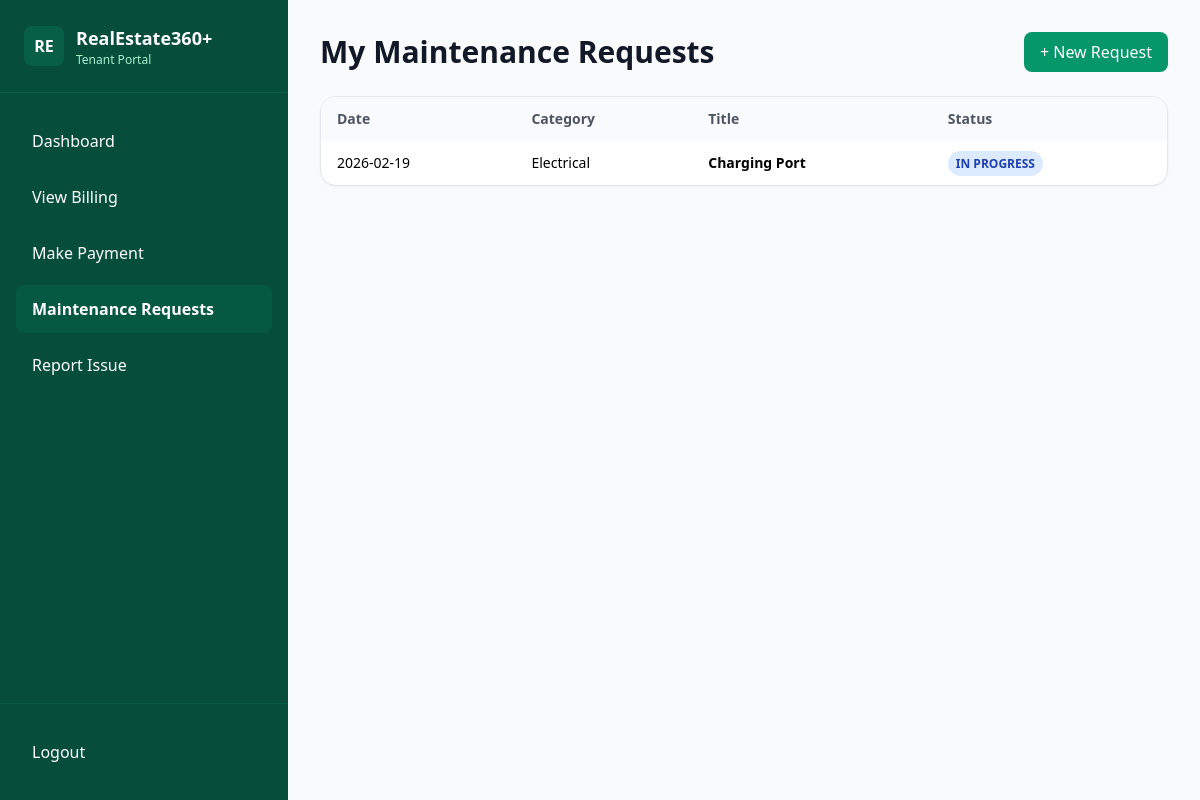
Page /maintenance/ (signed in) on the committed database.
### maintenance/models.py (models this page shows, shortened)
class MaintenanceRequest(models.Model):
    CATEGORY_CHOICES = [
        ("PLUMBING", "Plumbing"),
        ("ELECTRICAL", "Electrical"),
        ("STRUCTURAL", "Structural"),
        ("OTHER", "Other"),
    ]
    STATUS_CHOICES = [
        ("OPEN", "Open"),
        ("IN_PROGRESS", "In Progress"),
        ("RESOLVED", "Resolved"),
        ("CLOSED", "Closed"),
    ]
    PRIORITY_CHOICES = [
        ("LOW", "Low"),
        ("MEDIUM", "Medium"),
        ("HIGH", "High"),
        ("URGENT", "Urgent"),
    ]
    tenant = models.ForeignKey(settings.AUTH_USER_MODEL, on_delete=models.CASCADE, related_name="maintenance_requests")
    lease = models.ForeignKey(Lease, on_delete=models.SET_NULL, null=True, blank=True, related_name="maintenance_requests")
    category = models.CharField(max_length=20, choices=CATEGORY_CHOICES)
    title = models.CharField(max_length=120)
    description = models.TextField()
    status = models.CharField(max_length=20, choices=STATUS_CHOICES, default="OPEN")
    priority = models.CharField(max_length=10, choices=PRIORITY_CHOICES, default="MEDIUM")
    created_at = models.DateTimeField(auto_now_add=True)
    updated_at = models.DateTimeField(auto_now=True)

### maintenance/views.py (the view)
# urls.py: path("", maintenance_list, name="maintenance_list"),
@login_required
def maintenance_list(request):
    user = request.user
    qs = MaintenanceRequest.objects.filter(tenant=user).order_by("-created_at")
    return render(request, "maintenance/my_requests.html", {"requests": qs})

### templates/maintenance/my_requests.html (shortened to what this page needs)
{% extends "base.html" %}
{% block content %}
<div class="min-h-screen flex bg-gray-50">
  <aside class="w-72 bg-emerald-900 text-white flex flex-col">
    <div class="px-6 py-6 border-b border-emerald-800">
      <div class="flex items-center gap-3">
        <div class="w-10 h-10 rounded-lg bg-emerald-800 flex items-center justify-center font-bold">
          RE
        </div>
        <div>
          <div class="text-lg font-bold">RealEstate360+</div>
          <div class="text-xs text-emerald-200">Tenant Portal</div>
        </div>
      </div>
    </div>
    <nav class="px-4 py-6 space-y-2 flex-1">
      <a href="{% url 'tenant_dashboard' %}"
         class="block px-4 py-3 rounded-lg hover:bg-emerald-800/40 transition">
        Dashboard
      </a>
       <a href="{% url 'tenant_billing' %}" class="block px-4 py-3 rounded-lg hover:bg-emerald-800/40 transition">
      View Billing
     </a>
      <a href="{% url 'tenant_pay_advance' %}"
         class="block px-4 py-3 rounded-lg hover:bg-emerald-800/40 transition">
        Make Payment
      </a>
      <a href="{% url 'maintenance_list' %}"
         class="block px-4 py-3 rounded-lg bg-emerald-800/60 hover:bg-emerald-800 transition font-semibold">
        Maintenance Requests
      </a>
      <a href="{% url 'report_issue' %}"
         class="block px-4 py-3 rounded-lg hover:bg-emerald-800/40 transition">
        Report Issue
      </a>
    </nav>
    <div class="px-4 py-6 border-t border-emerald-800">
      <form method="post" action="{% url 'logout' %}">
        <button type="submit"
                class="w-full text-left px-4 py-3 rounded-lg hover:bg-emerald-800/40 transition">
          Logout
        </button>
      </form>
    </div>
  </aside>
  <main class="flex-1 px-8 py-8">
    <div class="flex items-center justify-between">
      <h1 class="text-3xl font-bold text-gray-900">My Maintenance Requests</h1>
      <a href="{% url 'report_issue' %}"
         class="bg-emerald-600 text-white px-4 py-2 rounded-lg hover:bg-emerald-700 transition">
        + New Request
      </a>
    </div>
    <div class="mt-6 bg-white rounded-2xl shadow-sm border overflow-hidden">
      <table class="min-w-full">
        <thead class="bg-gray-50">
          <tr>
            <th class="px-4 py-3 text-left text-sm font-semibold text-gray-600">Date</th>
            <th class="px-4 py-3 text-left text-sm font-semibold text-gray-600">Category</th>
            <th class="px-4 py-3 text-left text-sm font-semibold text-gray-600">Title</th>
            <th class="px-4 py-3 text-left text-sm font-semibold text-gray-600">Status</th>
          </tr>
        </thead>
        <tbody class="divide-y">
          {% for r in requests %}
            <tr class="hover:bg-gray-50">
              <td class="px-4 py-3 text-sm">{{ r.created_at|date:"Y-m-d" }}</td>
              <td class="px-4 py-3 text-sm">{{ r.get_category_display }}</td>
              <td class="px-4 py-3 text-sm font-semibold">{{ r.title }}</td>
              <td class="px-4 py-3 text-sm">
                {% if r.status == "OPEN" %}
                  <span class="px-2 py-1 rounded-full text-xs font-semibold bg-yellow-100 text-yellow-800">OPEN</span>
                {% elif r.status == "IN_PROGRESS" %}
                  <span class="px-2 py-1 rounded-full text-xs font-semibold bg-blue-100 text-blue-800">IN PROGRESS</span>
                {% elif r.status == "RESOLVED" %}
                  <span class="px-2 py-1 rounded-full text-xs font-semibold bg-emerald-100 text-emerald-800">RESOLVED</span>
                {% else %}
                  <span class="px-2 py-1 rounded-full text-xs font-semibold bg-gray-100 text-gray-800">CLOSED</span>
                {% endif %}
              </td>
            </tr>
          {% empty %}
            <tr>
              <td class="px-4 py-6 text-sm text-gray-500" colspan="4">
                No requests yet. Click “New Request” to report an issue.
              </td>
            </tr>
          {% endfor %}
        </tbody>
      </table>
    </div>
  </main>
</div>
{% endblock %}

### rows in the picture
MaintenanceRequest: created_at "2026-02-19", category "Electrical", title "Charging Port", status "IN PROGRESS"
